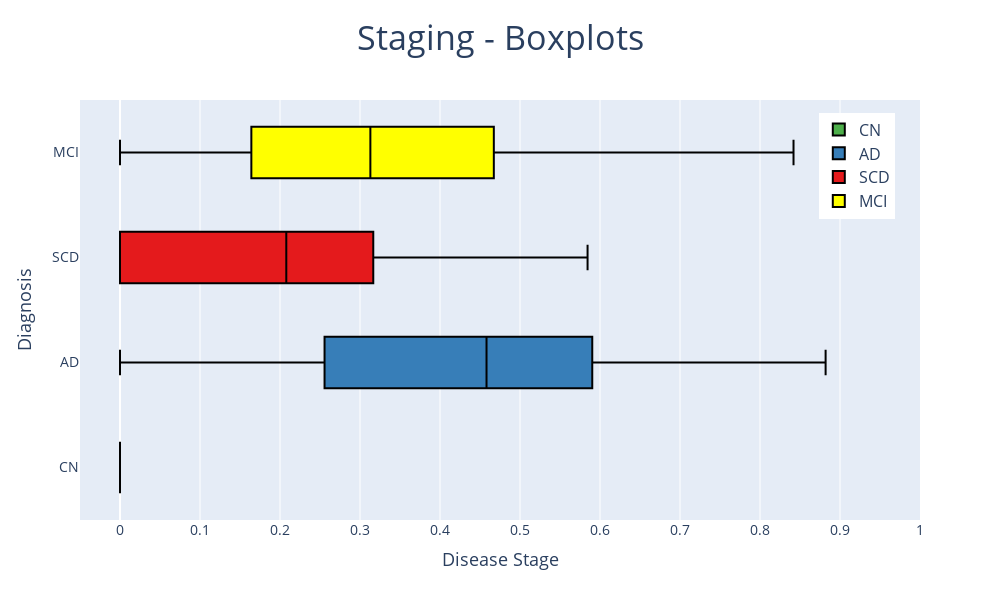

Notebook cell for this chart:
### Code cell
fig = staging_boxes(S=S,
                    diagnosis=diagnosis,
                    color_list=color_list)
fig

### Figure 1 — Plotly figure (JSON) as saved in the notebook; plotly's stock layout.template omitted (floating-point values rounded to 4 significant figures; data arrays with more than 128 entries replaced by an {"elided": "..."} marker saying what was removed)
{"data": [{"fillcolor": "#4daf4a", "line": {"color": "#000000"}, "name": "CN", "type": "box", "x": {"elided": "676 int values"}}, {"fillcolor": "#377eb8", "line": {"color": "#000000"}, "name": "AD", "type": "box", "x": {"elided": "1054 float values"}}, {"fillcolor": "#e41a1c", "line": {"color": "#000000"}, "name": "SCD", "type": "box", "x": {"elided": "184 float values"}}, {"fillcolor": "#ffff00", "line": {"color": "#000000"}, "name": "MCI", "type": "box", "x": {"elided": "322 float values"}}], "layout": {"autosize": false, "height": 600, "legend": {"font": {"size": 16}, "x": 0.97, "xanchor": "right", "y": 0.97, "yanchor": "top"}, "title": {"font": {"size": 34}, "text": "Staging - Boxplots", "x": 0.5}, "width": 1000, "xaxis": {"dtick": 0.1, "range": [-0.05, 1], "tick0": 0, "tickfont": {"size": 14}, "tickmode": "linear", "title": {"font": {"size": 18}, "text": "Disease Stage"}}, "yaxis": {"tickfont": {"size": 14}, "title": {"font": {"size": 18}, "text": "Diagnosis"}}}}
